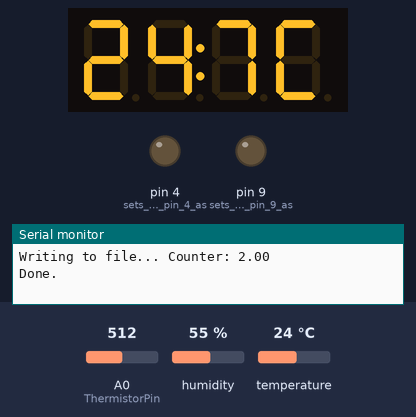
Simulated run of this sketch. Board: Arduino Uno, built with avr-gcc and run on an emulated ATmega328P. On the bench: 4-digit seven-segment display, output pins drawn as LEDs (lit = HIGH), the last lines printed to the serial monitor. Inputs (shaded band) come from the test bench; at power-on: A0 (ThermistorPin) = 512, humidity 55 %, temperature 24 °C.

Above: at 11.0 s.
11.1 s: A0 (ThermistorPin) set to 80
At 21.8 s:
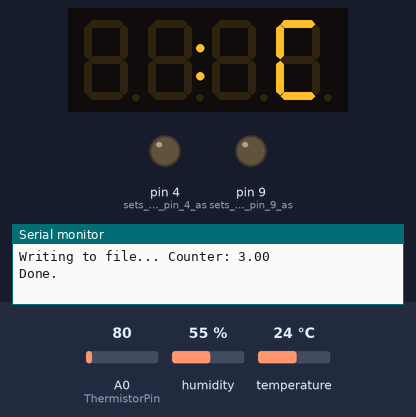
22.1 s: A0 (ThermistorPin) set to 68
At 32.0 s:
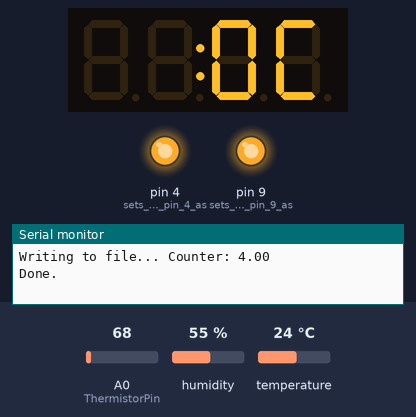
32.4 s: A0 (ThermistorPin) set to 122
At 41.8 s:
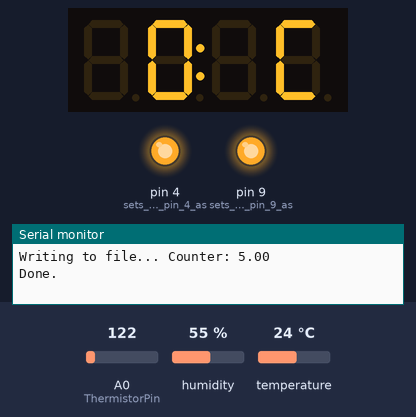
Timing chart, 0 to 43.3 s (numbered marks = the images above; inputs shaded):
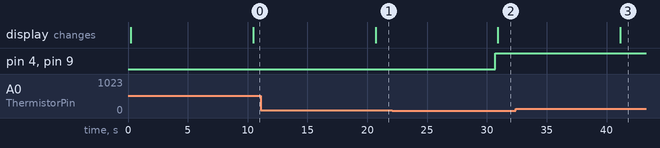

Measured:
- the behaviour switches between 74 and 73 on A0 (ThermistorPin) (found by bisection; images 1 and 2)
- after the input at 11.1 s, the display: changes after 9.6 s (image 1)
- after the input at 22.1 s, the display: changes after 8.8 s (image 2)
- after the input at 32.4 s, the display: changes after 8.7 s (image 3)

The sketch:

TemperatureController_WithDisplayNoSave.ino
```cpp
//Include libraries for DHT sensor and display
#include "DHT.h" //DHT sensor
#include "TM1637.h" //Display
#include <ZzzMovingAvg.h> //Moving average: https://github.com/seralo/ZzzMovingAvg

//define moving average settings
ZzzMovingAvg <8, float, float> MovingAverageTemp;
int MovAv_counter;
float MovingAv;


//Defining variables of the display
int CLK = 8;
int DIO = 7;
//define output DHT sensor.
#define DHTPIN 2     // Digital pin connected to the DHT sensor
#define DHTTYPE DHT11   // DHT 11

// Initialize DHT sensor.
DHT dht(DHTPIN, DHTTYPE);

//anne definition of tm (display)
TM1637 tm(CLK,DIO);

//Thermistor Setup
int ThermistorPin = 0;
int Vo;
float Counter;
int LampBool;
float R1 = 10000;
float logR2, R2, T_Therm;
float c1 = 1.009249522e-03, c2 = 2.378405444e-04, c3 = 2.019202697e-07;
float Tset;
float Tdelay;
int NickTalkLength=10; //amount of variables exported to pi

//DataLogger SD
//#include <SD.h>
//#include <SPI.h>
//File DataLogger;
//int pinCS=10;

// used pins:2,4,7,8,9,10,11,12,13,analog1
void setup() {
  Tset=18;                //desired temperature
  Tdelay=10000;           //data log&measure interval (ms)
  Serial.begin(9600);
  Serial.println(F("Beste programma V1.4 nu met moving av."));
  pinMode(8, OUTPUT);    // sets the digital pin 8 as output
  pinMode(9, OUTPUT);    // sets the digital pin 9 as output
  pinMode(4, OUTPUT);    // sets the digital pin 4 as output for power switch
  //pinMode(2,OUTPUT);    // Used for T/H sensor
  //pinMode(7,OUTPUT);    // Display port
  //pinMode(8, OUTPUT);    // Display port
  // CS of SD card module to pin 10 of Arduino
  // MOSI of SD card module to pin 11 of Arduino
  // MISO of SD card module to pin 12 of Arduino
  // SCK of SD card module to pin 13 of Arduino
//  pinMode(pinCS, OUTPUT);

  // SD Card Initialization
  //if (SD.begin())
  //{
  //  Serial.println("SD card is ready to use.");
  //} else
  //{
   // Serial.println("SD card initialization failed");
   // return;
//  }
 // rtc.begin();
 Counter=0;
 LampBool=0;

 //analog 1             //Thermistor input
  dht.begin();


  //anne

    // put your setup code here, to run once:
  tm.init();

  // set brightness; 0-7
  tm.set(2);

}

void loop() {

  // Reading temperature or humidity
  float h = dht.readHumidity();
  // Read temperature as Celsius (the default)
  float t = dht.readTemperature();
  // Read temperature as Fahrenheit (isFahrenheit = true)
  //float f = dht.readTemperature(false);


  //Thermistor measurement
  Vo = analogRead(ThermistorPin);
  R2 = R1 * (1023.0 / (float)Vo - 1.0);
  logR2 = log(R2);
  T_Therm = (1.0 / (c1 + c2*logR2 + c3*logR2*logR2*logR2));
  T_Therm = T_Therm - 273.15;
  T_Therm = (T_Therm * 9.0)/ 5.0 + 32.0;
  T_Therm = (T_Therm - 32) * 5/9;
  Counter=Counter+1;

  Serial.print("Temperature thermistor: ");
  Serial.print(T_Therm);
  Serial.println(" C");

//Display reset
int dig1 = 0;
int dig2 = 0;
int dig3 = 0;

//DHT reading; Check if any reads failed and exit early (to try again).
  if (isnan(h) || isnan(t) ) {
    Serial.println(F("Failed to read from DHT sensor!"));
    return;
  }

  // Compute heat index in Fahrenheit (the default)
  //float hif = dht.computeHeatIndex(f, h);
  // Compute heat index in Celsius (isFahreheit = false)
  float hic = dht.computeHeatIndex(t, h, true);

  // add to moving average average
    MovingAverageTemp.add(T_Therm);
    MovingAv= MovingAverageTemp.get();

  ///// Switching of light and fan based on measured data of moving average of the thermistor, bucket temperature
  if (MovingAv > Tset+0.1) {
    digitalWrite(9, LOW);
    digitalWrite(4, LOW);
    LampBool=0;
    ;
  }
  if (MovingAv < Tset-0.3) {
    digitalWrite(9, HIGH);
    digitalWrite(4, HIGH);
    LampBool=1;
    ;
  }

  //print output to internal port
  Serial.print(F("Temperature from thermistor: "));
  Serial.print(T_Therm);
  Serial.print(F("°C Humidity: "));
  Serial.print(h);
  Serial.print(F("%  Temperature: "));
  Serial.print(t);
  Serial.print(F("°C "));
  //Serial.print(f);
  Serial.print(F(" Heat index: "));
  Serial.print(hic);
  Serial.println(F("°C "));
  //Serial.print(hif);
  //Serial.println(F("°F"));
  Serial.print ("Moving average Check: ");
  Serial.print (MovingAv);
  Serial.print (" Origin moving average: ");
  Serial.println (MovingAverageTemp.get());

  Serial.print("Writing to file... Counter: ");
  Serial.println(Counter);

//log data to SD kaart
   // Create/Open file
//  DataLogger = SD.open("test.txt", FILE_WRITE);

  // if the file opened okay, write to it:
//  if (DataLogger) {
//    Serial.print("Writing to file... Counter: ");
//    Serial.println(Counter);
//    // Write to file
//    DataLogger.print(Counter);
//    DataLogger.print(";");
//    DataLogger.print(t);
//    DataLogger.print(";");
//    DataLogger.print(T_Therm);
//    DataLogger.print(";");
//    DataLogger.print(MovingAverageTemp.get());
//    DataLogger.print(";");
//    DataLogger.println(LampBool);
//    DataLogger.close(); // close the file


//    string NickTalk = 'Grafana Measurements=Counter:' + Counter + "ThermistorTemperature:"+  T_Therm+ ";AirTemperature:"+  t+  ";MovingAverageTemp:"+
//    MovingAverageTemp.get()+ "LampBool:"+ LampBool
//    Serial.println(NickTalk)
    //char NickTalk[]={'Grafana Measurements=Counter:', Counter, "ThermistorTemperature:",  T_Therm, ";AirTemperature:",  t,  ";MovingAverageTemp:",
    //MovingAverageTemp.get(), "LampBool:", LampBool};

    //for (int i = 0; i < NickTalkLength; i++) Serial.print(NickTalk[i]);
    //Serial.println(NickTalk[2]);


    Serial.println("Done.");
//
////    Serial.println("Grafana Measurements=Counter:" Counter ";ThermistorTemperature:"  T_Therm ";AirTemperature:"  t  ";MovingAverageTemp:"  MovingAverageTemp.get() ";LampBool:" LampBool)
//  }
//  // if the file didn't open, print an error:
//  else {
////    Serial.println("error opening test.txt");
//  }


//print to screen
dig1 = T_Therm/10;
dig2 = T_Therm - (dig1 * 10);
dig3 = (T_Therm * 10) - (dig1 * 100) - (dig2 * 10);

//Serial.print(dig3);

  tm.display(0,dig1);
  tm.display(1,dig2);
  tm.point(1);
  tm.display(2,dig3);
  tm.display(3,12);

  // Wait a few seconds between measurements.
  delay(Tdelay);

}
```
